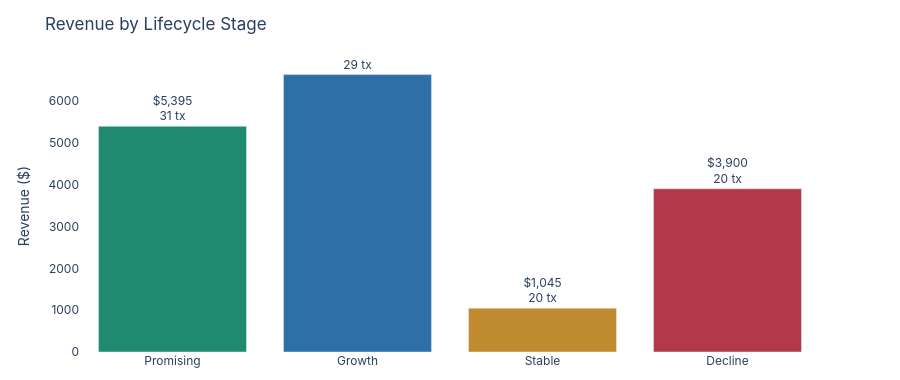

Notebook code cell kept with this figure:
### Markdown cell above
## 3. Customer lifecycle — revenue & volume by segment

Each behavioral segment is a stage: **Promising → Growth → Stable → Decline**. Bar height reflects revenue; labels show transaction counts — a quick read on where money and risk concentrate.

### Code cell
def lifecycle_chart(data):
    seg_stats = (data.groupby('Segment')
                      .agg(Revenue=('PurchaseAmount', 'sum'), Transactions=('PurchaseAmount', 'count'))
                      .reindex(SEGMENTS).fillna(0))

    fig = go.Figure(go.Bar(
        x=seg_stats.index, y=seg_stats['Revenue'],
        marker_color=[SEG_COLOR[s] for s in seg_stats.index],
        text=[f"${v:,.0f}<br>{int(c)} tx" for v, c in zip(seg_stats['Revenue'], seg_stats['Transactions'])],
        textposition='outside',
    ))
    fig.update_layout(
        title='Revenue by Lifecycle Stage', font_family=FONT, height=380,
        yaxis_title='Revenue ($)', xaxis_title=None, showlegend=False,
        plot_bgcolor='white', margin=dict(t=60, b=20),
    )
    return fig

lifecycle_chart(df).show()

### Figure 1 — Plotly figure (JSON) as saved in the notebook; plotly's stock layout.template omitted (floating-point values rounded to 4 significant figures)
{"data": [{"marker": {"color": ["#1F8A70", "#2E6FA7", "#C08A2E", "#B23A48"]}, "text": ["$5,395<br>31 tx", "$6,630<br>29 tx", "$1,045<br>20 tx", "$3,900<br>20 tx"], "textposition": "outside", "type": "bar", "x": ["Promising", "Growth", "Stable", "Decline"], "y": [5395.0, 6630.0, 1045.0, 3900.0]}], "layout": {"font": {"family": "Inter, Space Grotesk, sans-serif"}, "height": 380, "margin": {"b": 20, "t": 60}, "plot_bgcolor": "white", "showlegend": false, "title": {"text": "Revenue by Lifecycle Stage"}, "xaxis": {"title": {}}, "yaxis": {"title": {"text": "Revenue ($)"}}}}
